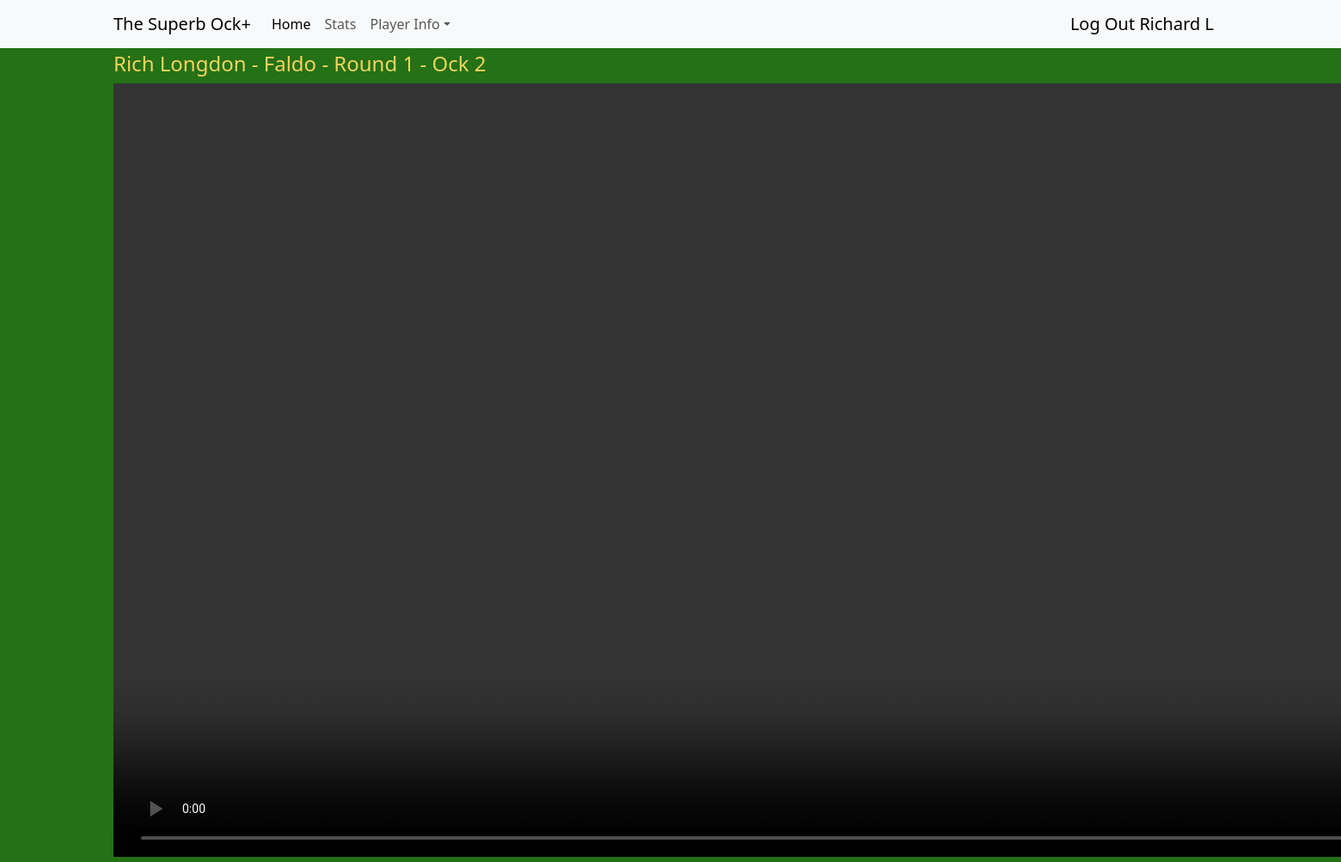
The page /highlights/11 (signed in) on the database its author committed.
### tournaments/models.py (models this page shows, shortened)
class Score(models.Model):
    player = models.ForeignKey(Player,on_delete=models.CASCADE)
    hole = models.ForeignKey(Hole,on_delete=models.CASCADE)
    golf_round = models.ForeignKey(GolfRound,on_delete=models.CASCADE)
    strokes = models.IntegerField(blank=True,null=True)
    stableford_score = models.IntegerField(blank=True,null=True)
    sandy = models.BooleanField(default=False)
    handicap = models.ForeignKey(Handicap,on_delete=models.CASCADE,blank=True,null=True)
    highlight_link = models.ManyToManyField(Video,blank=True)

class Player(models.Model):
    first_name = models.CharField(max_length=20)
    last_name = models.CharField(max_length=20)
    handedness = models.CharField(max_length=20)
    championships = models.IntegerField()
    def __str__(self) -> str:
        return f"{self.first_name} {self.last_name}"

class Video(models.Model):
    file = models.FileField(upload_to='')
    title = models.CharField(max_length=100)
    thumbnail = models.ImageField(blank=True)

class Hole(models.Model):
    course = models.ForeignKey(Course,on_delete=models.CASCADE)
    yards = models.IntegerField()
    par = models.IntegerField(choices=[(3,3),(4,4),(5,5)])
    stroke_index = models.IntegerField(choices=[(x+1,x+1) for x in range(18)])
    hole_number = models.IntegerField(choices=[(x+1,x+1) for x in range(18)])

class Course(models.Model):
    course_name = models.CharField(max_length=20)
    resort = models.ForeignKey(Resort,on_delete=models.CASCADE)
    tee = models.CharField(max_length=20)
    slope_rating = models.IntegerField()
    course_rating = models.DecimalField(decimal_places=1,max_digits=3)

class GolfRound(models.Model):
    round_number = models.IntegerField()
    holiday = models.ForeignKey(Holiday,on_delete=models.CASCADE)

class Holiday(models.Model):
    resort = models.ForeignKey(Resort,on_delete=models.CASCADE)
    tournament = models.ForeignKey(Tournament,on_delete=models.CASCADE)
    holiday_number = models.IntegerField()
    slug = models.SlugField(default="", null=False)

### tournaments/views.py (the view)
# urls.py: path('highlights/<int:highlight>',views.HighlightView.as_view(),name='highlight_view'),
class HighlightView(View):
    template_name = 'tournaments/highlight.html'
    def get(self,request,highlight):
        selected_highlight = Score.objects.filter(highlight_link__id=highlight)
        assigned = True
        video = 0
        if len(selected_highlight) == 0:
            video = Video.objects.filter(id=highlight)
            assigned = False
        context = {
            'highlights':selected_highlight,
            'assigned':assigned,
            'video':video
        }
        return render(request, self.template_name, context)

### tournaments/templates/tournaments/highlight.html (shortened to what this page needs)
{% extends 'tournaments/base.html'%}
{% block content %}
{% if assigned %}
{% for row in highlights %}
{% for highlight in row.highlight_link.all %}
<h4>{{row.player}} - {{row.hole.course.course_name}} - Round {{row.golf_round.round_number}} - Ock {{row.golf_round.holiday.holiday_number}}</h4>
<video preload controls class="player" height="900vh">
    <source src="{{highlight.file.url}}" type="video/mp4" />
  </video>
  {% endfor %}
  {% endfor %}
  {% endif %}
{% endblock content%}

### tournaments/templates/tournaments/base.html (shortened to what this page needs)
<!DOCTYPE html>
<html lang="en">
<head>
    {% load static %}
    <link href="https://cdn.jsdelivr.net/npm/bootstrap@5.3.2/dist/css/bootstrap.min.css" rel="stylesheet"
>
    <link rel="stylesheet" href="{% static 'tournaments/styles.css' %}">
</head>
<body>
    <nav class="navbar navbar-expand-lg navbar-light bg-light fixed-top">
        <div class="container">
            <a class="navbar-brand" href="{% url 'homepage' %}">The Superb Ock+</a>
            <div class="collapse navbar-collapse" id="collapsibleNavId">
                <ul class="navbar-nav me-auto mt-2 mt-lg-0">
                    <li class="nav-item">
                        <a class="nav-link active" href="{% url 'homepage' %}" aria-current="page">Home
                            <span class="visually-hidden">(current)</span></a>
                    </li>
                    <li class="nav-item">
                        <a class="nav-link" href="{% url 'stats' %}">Stats</a>
                    </li>
                    <li class="nav-item dropdown">
                        <a class="nav-link dropdown-toggle" href="#" id="dropdownId" data-bs-toggle="dropdown"
                            aria-haspopup="true" aria-expanded="false">Player Info</a>
                    </li>
                </ul>
                <form class="d-flex my-2 my-lg-0">
                    {% if user.is_authenticated %}
                    <a class="navbar-brand" href="{% url 'logout' %}" class="nav-link active" title="Log Out">Log Out {{user.first_name}} {{user.last_name|first}}</a>
                    {% else %}
                    <a class="navbar-brand" href="{% url 'login' %}" class="nav-link active" title="Login">Login</a>
                    <a class="navbar-brand" href="{% url 'sign_up_user' %}" class="nav-link active" title="sign up user">Sign Up</a>
                    {% endif %}
                </form>
            </div>
        </div>
    </nav>
    <div class="container main">
        {% block content %}
        {% endblock content %}
    </div>
</body>

### tournaments/static/tournaments/styles.css (style rules this page uses)
:root { --bs-body-font-family: var(--bs-font-sans-serif); --bs-body-font-size: 1rem; --bs-body-font-weight: 400; --bs-body-line-height: 1.5; --bs-body-color: #F4D35E; --bs-body-color-rgb: 33, 37, 41; --bs-body-bg: #247116; --bs-body-bg-rgb: 255, 255, 255; --bs-emphasis-color:var(--bs-body-color); --bs-btn-bg:#F4D35E; }
body { padding-top: 60px; }
a:link { text-decoration: none; }

### rows shown on the page
Score: player "Rich Longdon", hole.course.course_name "Faldo", golf_round.round_number "1", golf_round.holiday.holiday_number "2"

### other values the page prints
{{ user.first_name }} "Richard"
{{ user.last_name|first }} "L"
